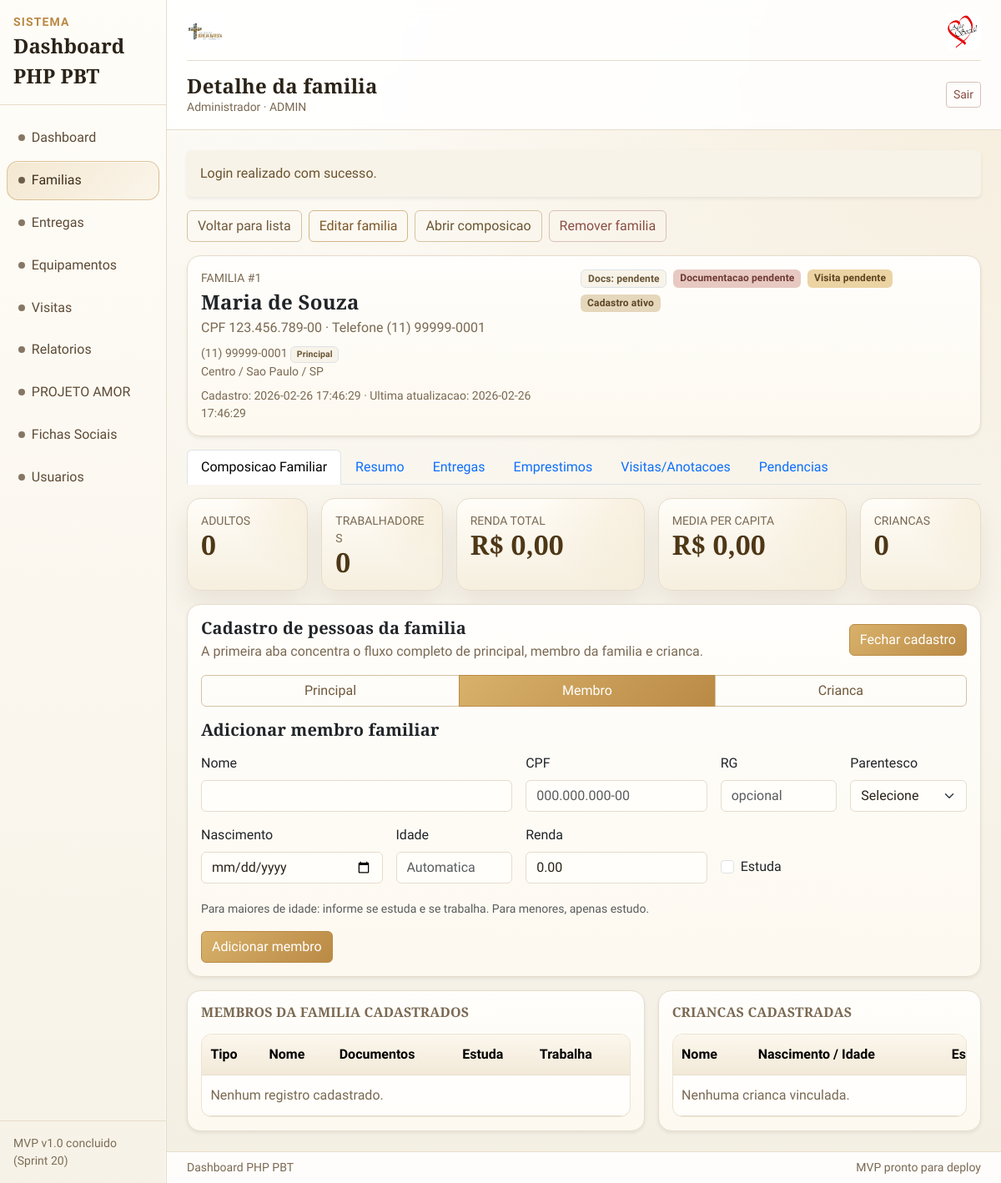
The app's page /families/show?id=1 (signed in) with its own data.
### tables this page shows
CREATE TABLE IF NOT EXISTS families (
  id INT AUTO_INCREMENT PRIMARY KEY,
  responsible_name VARCHAR(160) NOT NULL,
  cpf_responsible VARCHAR(14) NULL UNIQUE,
  rg_responsible VARCHAR(20) NULL,
  birth_date DATE NULL,
  phone VARCHAR(20) NULL,
  responsible_works TINYINT(1) NOT NULL DEFAULT 0,
  responsible_income DECIMAL(10,2) NOT NULL DEFAULT 0,
  marital_status VARCHAR(30) NULL,
  education_level VARCHAR(40) NULL,
  professional_status VARCHAR(40) NULL,
  profession_detail VARCHAR(120) NULL,
  cep VARCHAR(10) NULL,
  address VARCHAR(200) NULL,
  address_number VARCHAR(20) NULL,
  address_complement VARCHAR(120) NULL,
  neighborhood VARCHAR(80) NULL,
  city VARCHAR(80) NULL,
  state CHAR(2) NULL,
  location_reference VARCHAR(200) NULL,
  housing_type VARCHAR(60) NULL,
  rent_amount DECIMAL(10,2) NULL,
  adults_count INT NOT NULL DEFAULT 0,
  workers_count INT NOT NULL DEFAULT 0,
  family_income_total DECIMAL(10,2) NOT NULL DEFAULT 0,
  family_income_average DECIMAL(10,2) NOT NULL DEFAULT 0,
  children_count INT NOT NULL DEFAULT 0,
  documentation_status VARCHAR(30) NOT NULL DEFAULT 'ok',
  documentation_notes TEXT NULL,
  needs_visit TINYINT(1) NOT NULL DEFAULT 0,
  general_notes TEXT NULL,
  is_active TINYINT(1) NOT NULL DEFAULT 1,
  chronic_disease TEXT NULL,
  chronic_disease_other_details VARCHAR(200) NULL,
  has_physical_disability TINYINT(1) NOT NULL DEFAULT 0,
  physical_disability_details VARCHAR(200) NULL,
  uses_continuous_medication TINYINT(1) NOT NULL DEFAULT 0,
  continuous_medication_details VARCHAR(200) NULL,
  has_addiction TINYINT(1) NOT NULL DEFAULT 0,
  addiction_details VARCHAR(200) NULL,
  social_benefit VARCHAR(80) NULL,
  housing_type_other_details VARCHAR(200) NULL,
  created_at DATETIME NOT NULL DEFAULT CURRENT_TIMESTAMP,
  updated_at DATETIME NULL DEFAULT NULL ON UPDATE CURRENT_TIMESTAMP,
  INDEX idx_families_responsible_name (responsible_name),
  INDEX idx_families_city_neighborhood (city, neighborhood),
  INDEX idx_families_documentation_status (documentation_status),
  INDEX idx_families_needs_visit (needs_visit),
  INDEX idx_families_is_active (is_active),
  INDEX idx_families_updated_at (updated_at)
);

### app/Views/families/show.php (the view, shortened to what the rows shown need)
<?php
$family = is_array($family ?? null) ? $family : [];
$memberForm = is_array($memberForm ?? null) ? $memberForm : [];
$memberEditMode = (bool) ($memberEditMode ?? false);
$familyId = (int) ($family['id'] ?? 0);
$activeTab = (string) ($activeTab ?? 'composition');
$personType = (string) ($personType ?? 'member');
$familyPhones = is_array($family['phones'] ?? null) ? $family['phones'] : [];
$openPersonForm = (bool) ($openPersonForm ?? false);
$memberSectionVisible = $personType === 'member';
$addressLine = (string) ($addressLine ?? '');
$memberFormAction = $memberEditMode
    ? '/families/members/update?id=' . (int) ($memberForm['id'] ?? 0) . '&family_id=' . $familyId
    : '/families/members?family_id=' . $familyId;
$hasDocumentationPending = in_array((string) ($family['documentation_status'] ?? ''), ['pendente', 'parcial'], true)
    || trim((string) ($family['documentation_notes'] ?? '')) !== '';
?>
<div class="card border-0 shadow-sm mb-3">
    <div class="card-body">
        <div class="d-flex flex-column flex-xl-row justify-content-between gap-3">
            <div>
                <div class="small text-secondary text-uppercase mb-1">Familia #<?= $familyId ?></div>
                <h2 class="h4 mb-1"><?= htmlspecialchars((string) ($family['responsible_name'] ?? '-'), ENT_QUOTES, 'UTF-8') ?></h2>
                <div class="text-secondary mb-2">
                    CPF <?= htmlspecialchars((string) ($family['cpf_responsible'] ?? '-'), ENT_QUOTES, 'UTF-8') ?>
                    · Telefone <?= htmlspecialchars((string) (($familyPhones[0]['number'] ?? '') !== '' ? (string) $familyPhones[0]['number'] : '-'), ENT_QUOTES, 'UTF-8') ?>
                </div>
                <?php if ($familyPhones !== []) : ?>
                    <div class="small text-secondary">
                        <?php foreach ($familyPhones as $phone) : ?>
                            <div>
                                <?= htmlspecialchars((string) ($phone['number'] ?? '-'), ENT_QUOTES, 'UTF-8') ?>
                                <?php if ((int) ($phone['is_primary'] ?? 0) === 1) : ?>
                                    <span class="badge text-bg-light border">Principal</span>
                                <?php endif; ?>
                            </div>
                        <?php endforeach; ?>
                    </div>
                <?php endif; ?>
                <div class="small text-secondary"><?= htmlspecialchars($addressLine !== '' ? $addressLine : '-', ENT_QUOTES, 'UTF-8') ?></div>
                <div class="small text-secondary mt-2">
                    Cadastro: <?= htmlspecialchars((string) (($family['created_at'] ?? '') ?: '-'), ENT_QUOTES, 'UTF-8') ?>
                    · Ultima atualizacao: <?= htmlspecialchars((string) (($family['updated_at'] ?? '') ?: ($family['created_at'] ?? '-')), ENT_QUOTES, 'UTF-8') ?>
                </div>
            </div>
            <div class="d-flex flex-wrap gap-2 align-content-start">
                <span class="badge text-bg-light border">Docs: <?= htmlspecialchars((string) ($family['documentation_status'] ?? 'ok'), ENT_QUOTES, 'UTF-8') ?></span>
                <?php if ($hasDocumentationPending) : ?>
                    <span class="badge text-bg-danger">Documentacao pendente</span>
                <?php else : ?>
                    <span class="badge text-bg-success">Documentacao em dia</span>
                <?php endif; ?>
                <?php if ((int) ($family['needs_visit'] ?? 0) === 1) : ?>
                    <span class="badge text-bg-warning">Visita pendente</span>
                <?php else : ?>
                    <span class="badge text-bg-success">Visita em dia</span>
                <?php endif; ?>
                <?php if ((int) ($family['is_active'] ?? 0) === 1) : ?>
                    <span class="badge text-bg-success">Cadastro ativo</span>
                <?php else : ?>
                    <span class="badge text-bg-danger">Cadastro inativo</span>
                <?php endif; ?>
            </div>
        </div>
    </div>
</div>
<?php if ($activeTab === 'composition') : ?>
    <div class="row g-3 mb-3">
        <div class="col-12 col-md-6 col-xl-2">
            <div class="card metric-card h-100"><div class="card-body">
                <div class="small text-secondary text-uppercase">Adultos</div>
                <div class="metric-value"><?= (int) ($family['adults_count'] ?? 0) ?></div>
            </div></div>
        </div>
        <div class="col-12 col-md-6 col-xl-2">
            <div class="card metric-card h-100"><div class="card-body">
                <div class="small text-secondary text-uppercase">Trabalhadores</div>
                <div class="metric-value"><?= (int) ($family['workers_count'] ?? 0) ?></div>
            </div></div>
        </div>
        <div class="col-12 col-md-6 col-xl-3">
            <div class="card metric-card h-100"><div class="card-body">
                <div class="small text-secondary text-uppercase">Renda total</div>
                <div class="metric-value">R$ <?= number_format((float) ($family['family_income_total'] ?? 0), 2, ',', '.') ?></div>
            </div></div>
        </div>
        <div class="col-12 col-md-6 col-xl-3">
            <div class="card metric-card h-100"><div class="card-body">
                <div class="small text-secondary text-uppercase">Media per capita</div>
                <div class="metric-value">R$ <?= number_format((float) ($family['family_income_average'] ?? 0), 2, ',', '.') ?></div>
            </div></div>
        </div>
        <div class="col-12 col-md-6 col-xl-2">
            <div class="card metric-card h-100"><div class="card-body">
                <div class="small text-secondary text-uppercase">Criancas</div>
                <div class="metric-value"><?= (int) ($family['children_count'] ?? 0) ?></div>
            </div></div>
        </div>
    </div>
    <div class="card border-0 shadow-sm mb-3" data-person-hub>
        <div class="card-body">
            <div class="d-flex flex-column flex-md-row justify-content-between align-items-md-center gap-2 mb-3">
                <div>
                    <h3 class="h5 mb-1">Cadastro de pessoas da familia</h3>
                    <p class="text-secondary mb-0">A primeira aba concentra o fluxo completo de principal, membro da familia e crianca.</p>
                </div>
                <button type="button" class="btn btn-teal text-white" data-person-toggle>
                </button>
            </div>
            <div data-person-panel class="<?= $openPersonForm ? '' : 'd-none' ?>" data-person-open="<?= $openPersonForm ? '1' : '0' ?>">
                <div class="btn-group mb-3 w-100" role="group" aria-label="Tipo de cadastro">
                    <button type="button" class="btn <?= $personType === 'principal' ? 'btn-teal text-white' : 'btn-outline-secondary' ?>" data-person-type-btn="principal">Principal</button>
                    <button type="button" class="btn <?= $personType === 'member' ? 'btn-teal text-white' : 'btn-outline-secondary' ?>" data-person-type-btn="member">Membro</button>
                    <button type="button" class="btn <?= $personType === 'child' ? 'btn-teal text-white' : 'btn-outline-secondary' ?>" data-person-type-btn="child">Crianca</button>
                </div>
                <div data-person-section="member" class="<?= $memberSectionVisible ? '' : 'd-none' ?>" data-member-edit-mode="<?= $memberEditMode ? '1' : '0' ?>">
                    <div class="d-flex justify-content-between align-items-center mb-3">
                        <h3 class="h5 mb-0" data-member-form-title><?= $memberEditMode ? 'Editar membro familiar' : 'Adicionar membro familiar' ?></h3>
                    </div>
                    <form method="post" action="<?= htmlspecialchars($memberFormAction, ENT_QUOTES, 'UTF-8') ?>">
                        <div class="row g-3">
                            <div class="col-12 col-md-5">
                                <label class="form-label">Nome</label>
                                <input class="form-control" name="name" required value="<?= htmlspecialchars((string) ($memberForm['name'] ?? ''), ENT_QUOTES, 'UTF-8') ?>">
                            </div>
                            <div class="col-12 col-md-3">
                                <label class="form-label">CPF</label>
                                <input class="form-control" name="cpf" required placeholder="000.000.000-00" value="<?= htmlspecialchars((string) ($memberForm['cpf'] ?? ''), ENT_QUOTES, 'UTF-8') ?>">
                            </div>
                            <div class="col-12 col-md-2">
                                <label class="form-label">RG</label>
                                <input class="form-control" name="rg" placeholder="opcional" value="<?= htmlspecialchars((string) ($memberForm['rg'] ?? ''), ENT_QUOTES, 'UTF-8') ?>">
                            </div>
                            <div class="col-12 col-md-2" data-member-relationship-group>
                                <label class="form-label">Parentesco</label>
                                <select class="form-select" name="relationship">
                                    <option value="">Selecione</option>
                                </select>
                            </div>
                            <div class="col-12 col-md-3">
                                <label class="form-label">Nascimento</label>
                                <input type="date" class="form-control" name="birth_date" value="<?= htmlspecialchars((string) ($memberForm['birth_date'] ?? ''), ENT_QUOTES, 'UTF-8') ?>">
                            </div>
                            <div class="col-12 col-md-2">
                                <label class="form-label">Idade</label>
                                <input type="text" class="form-control" data-family-age-display readonly tabindex="-1" placeholder="Automatica">
                            </div>
                            <div class="col-12 col-md-3">
                                <label class="form-label">Renda</label>
                                <input class="form-control" name="income" value="<?= htmlspecialchars((string) ($memberForm['income'] ?? '0.00'), ENT_QUOTES, 'UTF-8') ?>">
                            </div>
                            <div class="col-12 col-md-3 d-flex align-items-end">
                                <div class="form-check mb-2">
                                    <input class="form-check-input" type="checkbox" id="member_studies" name="studies" value="1" <?= ((int) ($memberForm['studies'] ?? 0) === 1) ? 'checked' : '' ?>>
                                    <label class="form-check-label" for="member_studies">Estuda</label>
                                </div>
                            </div>
                            <div class="col-12">
                                <div class="form-text">Para maiores de idade: informe se estuda e se trabalha. Para menores, apenas estudo.</div>
                            </div>
                        </div>
                        <div class="mt-3 d-flex gap-2">
                            <button type="submit" class="btn btn-teal text-white" data-member-submit-label><?= $memberEditMode ? 'Salvar membro' : 'Adicionar membro' ?></button>
                        </div>
                    </form>
                </div>
            </div>
        </div>
    </div>
<?php endif; ?>
<?php if ($activeTab === 'composition') : ?>
    <div class="row g-3">
        <div class="col-12 col-xl-7">
            <div class="card border-0 shadow-sm h-100">
                <div class="card-body">
                    <div class="table-responsive">
                        <table class="table align-middle mb-0">
                            <thead>
                                <tr>
                                    <th>Tipo</th>
                                    <th>Nome</th>
                                    <th>Documentos</th>
                                    <th>Estuda</th>
                                    <th>Trabalha</th>
                                    <th>Renda</th>
                                </tr>
                            </thead>
                        </table>
                    </div>
                </div>
            </div>
        </div>
        <div class="col-12 col-xl-5">
            <div class="card border-0 shadow-sm h-100">
                <div class="card-body">
                    <div class="table-responsive">
                        <table class="table align-middle mb-0">
                            <thead>
                                <tr>
                                    <th>Nome</th>
                                    <th>Nascimento / Idade</th>
                                    <th>Estuda</th>
                                </tr>
                            </thead>
                        </table>
                    </div>
                </div>
            </div>
        </div>
    </div>
<?php endif; ?>

### records on screen
families: id "1", responsible_name "Maria de Souza", cpf_responsible "123.456.789-00", phone "(11) 99999-0001", created_at "2026-02-26 17:46:29", documentation_status "pendente", adults_count "0", workers_count "0", family_income_total "0,00", family_income_average "0,00", children_count "0"

### other values on screen
$layoutAppName "Dashboard PHP PBT"
$item['label'] "Dashboard"
$item['label'] "Familias"
$item['label'] "Entregas"
$item['label'] "Equipamentos"
$item['label'] "Visitas"
$item['label'] "Relatorios"
$item['label'] "PROJETO AMOR"
$item['label'] "Fichas Sociais"
$item['label'] "Usuarios"
$layoutTitle "Detalhe da familia"
$layoutUserName "Administrador"
$layoutUserRole "ADMIN"
$success "Login realizado com sucesso."
$addressLine !== '' ? $addressLine : '-' "Centro / Sao Paulo / SP"
